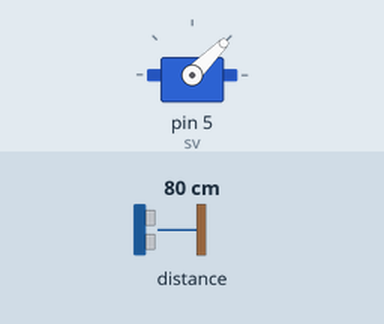
Recording of a sketch running on a simulated Arduino Uno, built with avr-gcc and run on an emulated ATmega328P. Shown: servo. Inputs (shaded band) come from the test bench; at power-on: distance to the obstacle 80 cm. What the sketch prints to the serial monitor is not drawn.

Above: at 0.05 s.
At 1.3 s:
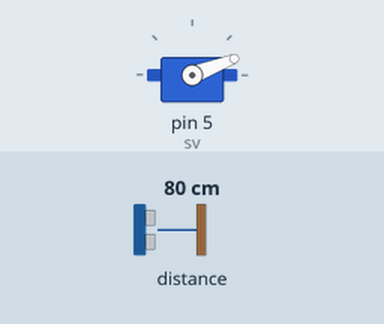
At 2.0 s:
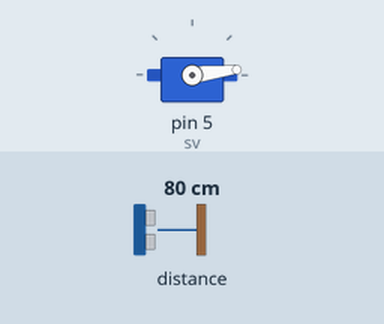
At 4.0 s:
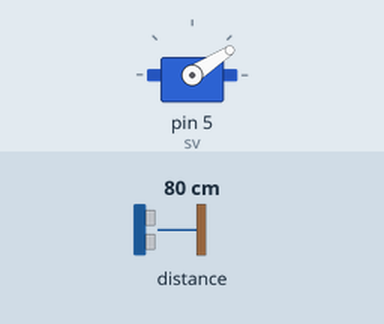
Timing chart, 0 to 5.9 s (numbered marks = the images above):
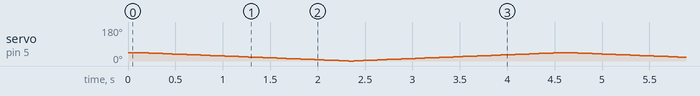

The sketch:

simulation_2.ino
```cpp
#include <Servo.h>
#include <Wire.h>
#include <VL53L0X.h>

VL53L0X sensor;
Servo sv;


unsigned long tim = 0;
unsigned long pre = 0;

void setup()
{
  sv.attach(5);

  Serial.begin(9600);
  Wire.begin();


  //------------------ sensor  --------------------
  sensor.setTimeout(500);
  if (!sensor.init())
  {
    Serial.println("Failed to detect and initialize sensor!");
    while (1) {}
  }

#if defined LONG_RANGE
  // lower the return signal rate limit (default is 0.25 MCPS)
  sensor.setSignalRateLimit(0.1);
  // increase laser pulse periods (defaults are 14 and 10 PCLKs)
  sensor.setVcselPulsePeriod(VL53L0X::VcselPeriodPreRange, 18);
  sensor.setVcselPulsePeriod(VL53L0X::VcselPeriodFinalRange, 14);
#endif

#if defined HIGH_SPEED
  // reduce timing budget to 20 ms (default is about 33 ms)
  sensor.setMeasurementTimingBudget(20000);
#elif defined HIGH_ACCURACY
  // increase timing budget to 200 ms
  sensor.setMeasurementTimingBudget(200000);
#endif

  // -------------------------------------------------
}

void loop()
{
  int angle;
  sv.write(45);
  Serial.print(sensor.readRangeSingleMillimeters());
  if (sensor.timeoutOccurred()) {
    Serial.print(" TIMEOUT");
  }

  Serial.println();

  int d=0;


    d = sensor.readRangeSingleMillimeters();

 /*   if (d <= 250)
    {*/
      while(1)
      {

        for (angle = 45; angle > 0; angle--)
        {
          sv.write(angle);    //angle(각도)값으로 서보모터 제어
          delay(50);                    //delay로 각도의 변화 속도를 조절 (0.1초 단위)
        }
        delay(10);
        for (angle = 0; angle < 45; angle++)
        {
          sv.write(angle);    //angle(각도)값으로 서보모터 제어
          delay(50);                    //delay로 각도의 변화 속도를 조절 (0.1초 단위)
        }
        delay(10);
      }
     /*   Serial.println(sensor.readRangeSingleMillimeters());
        if (sensor.timeoutOccurred()) {
          Serial.println(" TIMEOUT");
        }

       int l = 0;
       l = sensor.readRangeSingleMillimeters();
       if(l > 250)
       {
        break;
       }

      }
      }
      else
      {
        sv.write(45);
      }
      d = 0;
*/
    }
```
